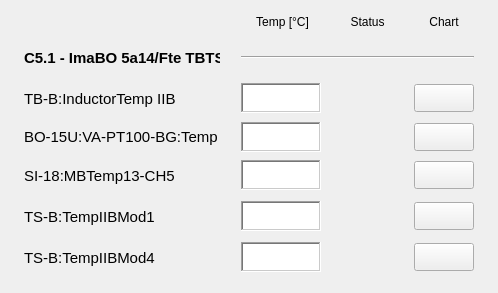
   <widget class="QWidget" name="scrollAreaWidgetContents_21">
    <property name="geometry">
     <rect>
      <x>0</x>
      <y>0</y>
      <width>498</width>
      <height>293</height>
     </rect>
    </property>
    <widget class="QWidget" name="layoutWidget_3">
     <property name="geometry">
      <rect>
       <x>9</x>
       <y>10</y>
       <width>481</width>
       <height>272</height>
      </rect>
     </property>
     <layout class="QGridLayout" name="gridLayout_6">
      <item row="0" column="1">
       <widget class="PyDMLabel" name="PyDMLabel_54">
        <property name="minimumSize">
         <size>
          <width>0</width>
          <height>24</height>
         </size>
        </property>
        <property name="maximumSize">
         <size>
          <width>16777215</width>
          <height>24</height>
         </size>
        </property>
        <property name="toolTip">
         <string/>
        </property>
        <property name="text">
         <string> Temp [°C]</string>
        </property>
        <property name="alignment">
         <set>Qt::AlignCenter</set>
        </property>
       </widget>
      </item>
      <item row="0" column="2">
       <widget class="PyDMLabel" name="PyDMLabel_58">
        <property name="toolTip">
         <string/>
        </property>
        <property name="text">
         <string>Status</string>
        </property>
        <property name="alignment">
         <set>Qt::AlignCenter</set>
        </property>
       </widget>
      </item>
      <item row="0" column="3">
       <widget class="PyDMLabel" name="PyDMLabel_125">
        <property name="toolTip">
         <string/>
        </property>
        <property name="text">
         <string>Chart</string>
        </property>
        <property name="alignment">
         <set>Qt::AlignCenter</set>
        </property>
       </widget>
      </item>
      <item row="1" column="0">
       <widget class="PyDMLabel" name="PyDMLabel_126">
        <property name="minimumSize">
         <size>
          <width>196</width>
          <height>35</height>
         </size>
        </property>
        <property name="maximumSize">
         <size>
          <width>160</width>
          <height>16777215</height>
         </size>
        </property>
        <property name="font">
         <font>
          <pointsize>11</pointsize>
          <weight>75</weight>
          <bold>true</bold>
         </font>
        </property>
        <property name="toolTip">
         <string/>
        </property>
        <property name="text">
         <string>C5.1 - ImaBO 5a14/Fte TBTS</string>
        </property>
       </widget>
      </item>
      <item row="1" column="1" colspan="3">
       <widget class="Line" name="line_14">
        <property name="sizeIncrement">
         <size>
          <width>0</width>
          <height>0</height>
         </size>
        </property>
        <property name="baseSize">
         <size>
          <width>0</width>
          <height>0</height>
         </size>
        </property>
        <property name="autoFillBackground">
         <bool>false</bool>
        </property>
        <property name="frameShadow">
         <enum>QFrame::Sunken</enum>
        </property>
        <property name="lineWidth">
         <number>1</number>
        </property>
        <property name="midLineWidth">
         <number>0</number>
        </property>
        <property name="orientation">
         <enum>Qt::Horizontal</enum>
        </property>
       </widget>
      </item>
      <item row="2" column="0">
       <widget class="PyDMLabel" name="PyDMLabel_127">
        <property name="minimumSize">
         <size>
          <width>172</width>
          <height>35</height>
         </size>
        </property>
        <property name="maximumSize">
         <size>
          <width>172</width>
          <height>16777215</height>
         </size>
        </property>
        <property name="font">
         <font>
          <pointsize>11</pointsize>
         </font>
        </property>
        <property name="toolTip">
         <string/>
        </property>
        <property name="text">
         <string>TB-B:InductorTemp IIB</string>
        </property>
       </widget>
      </item>
      <item row="2" column="1">
       <widget class="PyDMLabel" name="PyDMLabel_63">
        <property name="enabled">
         <bool>true</bool>
        </property>
        <property name="minimumSize">
         <size>
          <width>80</width>
          <height>30</height>
         </size>
        </property>
        <property name="maximumSize">
         <size>
          <width>80</width>
          <height>30</height>
         </size>
        </property>
        <property name="toolTip">
         <string/>
        </property>
        <property name="accessibleDescription">
         <string/>
        </property>
        <property name="layoutDirection">
         <enum>Qt::LeftToRight</enum>
        </property>
        <property name="autoFillBackground">
         <bool>false</bool>
        </property>
        <property name="styleSheet">
         <string notr="true">background-color: qlineargradient(spread:pad, x1:0, y1:0, x2:1, y2:1, stop:0 rgba(255, 255, 255, 255), stop:1 rgba(255, 255, 255, 255));</string>
        </property>
        <property name="frameShape">
         <enum>QFrame::WinPanel</enum>
        </property>
        <property name="frameShadow">
         <enum>QFrame::Sunken</enum>
        </property>
        <property name="alignment">
         <set>Qt::AlignRight|Qt::AlignTrailing|Qt::AlignVCenter</set>
        </property>
        <property name="precision" stdset="0">
         <number>2</number>
        </property>
        <property name="channel" stdset="0">
         <string>TB-Fam:PS-B:InductorTemperatureIIB-Mon</string>
        </property>
       </widget>
      </item>
      <item row="2" column="2">
       <widget class="QLed" name="ledinductoriib">
        <property name="enabled">
         <bool>true</bool>
        </property>
        <property name="sizePolicy">
         <sizepolicy hsizetype="Maximum" vsizetype="Maximum">
          <horstretch>0</horstretch>
          <verstretch>0</verstretch>
         </sizepolicy>
        </property>
        <property name="minimumSize">
         <size>
          <width>51</width>
          <height>35</height>
         </size>
        </property>
        <property name="maximumSize">
         <size>
          <width>51</width>
          <height>35</height>
         </size>
        </property>
        <property name="toolTip">
         <string/>
        </property>
        <property name="state">
         <bool>false</bool>
        </property>
        <property name="onColor">
         <color>
          <red>0</red>
          <green>140</green>
          <blue>0</blue>
         </color>
        </property>
        <property name="shape">
         <enum>QLed::Circle</enum>
        </property>
       </widget>
      </item>
      <item row="2" column="3">
       <widget class="PyDMPushButton" name="PyDMPushButton_61">
        <property name="minimumSize">
         <size>
          <width>60</width>
          <height>28</height>
         </size>
        </property>
        <property name="maximumSize">
         <size>
          <width>60</width>
          <height>28</height>
         </size>
        </property>
        <property name="toolTip">
         <string/>
        </property>
       </widget>
      </item>
      <item row="3" column="0">
       <widget class="PyDMLabel" name="PyDMLabel_65">
        <property name="minimumSize">
         <size>
          <width>195</width>
          <height>0</height>
         </size>
        </property>
        <property name="maximumSize">
         <size>
          <width>172</width>
          <height>16777215</height>
         </size>
        </property>
        <property name="font">
         <font>
          <pointsize>11</pointsize>
         </font>
        </property>
        <property name="toolTip">
         <string/>
        </property>
        <property name="text">
         <string>BO-15U:VA-PT100-BG:Temp</string>
        </property>
       </widget>
      </item>
      <item row="3" column="1">
       <widget class="PyDMLabel" name="PyDMLabel_128">
        <property name="enabled">
         <bool>true</bool>
        </property>
        <property name="minimumSize">
         <size>
          <width>80</width>
          <height>30</height>
         </size>
        </property>
        <property name="maximumSize">
         <size>
          <width>80</width>
          <height>30</height>
         </size>
        </property>
        <property name="toolTip">
         <string/>
        </property>
        <property name="accessibleDescription">
         <string/>
        </property>
        <property name="layoutDirection">
         <enum>Qt::LeftToRight</enum>
        </property>
        <property name="autoFillBackground">
         <bool>false</bool>
        </property>
        <property name="styleSheet">
         <string notr="true">background-color: qlineargradient(spread:pad, x1:0, y1:0, x2:1, y2:1, stop:0 rgba(255, 255, 255, 255), stop:1 rgba(255, 255, 255, 255));</string>
        </property>
        <property name="frameShape">
         <enum>QFrame::WinPanel</enum>
        </property>
        <property name="frameShadow">
         <enum>QFrame::Sunken</enum>
        </property>
        <property name="alignment">
         <set>Qt::AlignRight|Qt::AlignTrailing|Qt::AlignVCenter</set>
        </property>
        <property name="precision" stdset="0">
         <number>2</number>
        </property>
        <property name="precisionFromPV" stdset="0">
         <bool>false</bool>
        </property>
        <property name="channel" stdset="0">
         <string>BO-15U:VA-PT100-BG:Temp-Mon</string>
        </property>
       </widget>
      </item>
      <item row="3" column="3">
       <widget class="PyDMPushButton" name="PyDMPushButton_62">
        <property name="minimumSize">
         <size>
          <width>60</width>
          <height>28</height>
         </size>
        </property>
        <property name="maximumSize">
         <size>
          <width>60</width>
          <height>28</height>
         </size>
        </property>
        <property name="toolTip">
         <string/>
        </property>
       </widget>
      </item>
      <item row="4" column="0">
       <widget class="PyDMLabel" name="pv02raps01_7">
        <property name="minimumSize">
         <size>
          <width>172</width>
          <height>0</height>
         </size>
        </property>
        <property name="maximumSize">
         <size>
          <width>135</width>
          <height>16777215</height>
         </size>
        </property>
        <property name="font">
         <font>
          <pointsize>11</pointsize>
         </font>
        </property>
        <property name="toolTip">
         <string/>
        </property>
        <property name="text">
         <string>SI-18:MBTemp13-CH5</string>
        </property>
       </widget>
      </item>
      <item row="4" column="1">
       <widget class="PyDMLabel" name="PyDMLabel_129">
        <property name="enabled">
         <bool>true</bool>
        </property>
        <property name="minimumSize">
         <size>
          <width>80</width>
          <height>30</height>
         </size>
        </property>
        <property name="maximumSize">
         <size>
          <width>80</width>
          <height>30</height>
         </size>
        </property>
        <property name="toolTip">
         <string/>
        </property>
        <property name="accessibleDescription">
         <string/>
        </property>
        <property name="layoutDirection">
         <enum>Qt::LeftToRight</enum>
        </property>
        <property name="autoFillBackground">
         <bool>false</bool>
        </property>
        <property name="styleSheet">
         <string notr="true">background-color: qlineargradient(spread:pad, x1:0, y1:0, x2:1, y2:1, stop:0 rgba(255, 255, 255, 255), stop:1 rgba(255, 255, 255, 255));</string>
        </property>
        <property name="frameShape">
         <enum>QFrame::WinPanel</enum>
        </property>
        <property name="frameShadow">
         <enum>QFrame::Sunken</enum>
        </property>
        <property name="alignment">
         <set>Qt::AlignRight|Qt::AlignTrailing|Qt::AlignVCenter</set>
        </property>
        <property name="precision" stdset="0">
         <number>2</number>
        </property>
        <property name="precisionFromPV" stdset="0">
         <bool>false</bool>
        </property>
        <property name="channel" stdset="0">
         <string>SI-18-MBTemp-13-CH5</string>
        </property>
       </widget>
      </item>
      <item row="4" column="2">
       <widget class="QLed" name="ledsi18mbtemp">
        <property name="sizePolicy">
         <sizepolicy hsizetype="Maximum" vsizetype="Maximum">
          <horstretch>0</horstretch>
          <verstretch>0</verstretch>
         </sizepolicy>
        </property>
        <property name="minimumSize">
         <size>
          <width>51</width>
          <height>35</height>
         </size>
        </property>
        <property name="maximumSize">
         <size>
          <width>51</width>
          <height>35</height>
         </size>
        </property>
        <property name="toolTip">
         <string/>
        </property>
        <property name="state">
         <bool>false</bool>
        </property>
        <property name="onColor">
         <color>
          <red>0</red>
          <green>140</green>
          <blue>0</blue>
         </color>
        </property>
        <property name="shape">
         <enum>QLed::Circle</enum>
        </property>
       </widget>
      </item>
      <item row="4" column="3">
       <widget class="PyDMPushButton" name="PyDMPushButton_63">
        <property name="minimumSize">
         <size>
          <width>60</width>
          <height>28</height>
         </size>
        </property>
        <property name="maximumSize">
         <size>
          <width>60</width>
          <height>28</height>
         </size>
        </property>
        <property name="toolTip">
         <string/>
        </property>
       </widget>
      </item>
      <item row="5" column="0">
       <widget class="PyDMLabel" name="pv02raps02_7">
        <property name="minimumSize">
         <size>
          <width>172</width>
          <height>0</height>
         </size>
        </property>
        <property name="maximumSize">
         <size>
          <width>135</width>
          <height>16777215</height>
         </size>
        </property>
        <property name="font">
         <font>
          <pointsize>11</pointsize>
         </font>
        </property>
        <property name="toolTip">
         <string/>
        </property>
        <property name="text">
         <string>TS-B:TempIIBMod1</string>
        </property>
       </widget>
      </item>
      <item row="5" column="1">
       <widget class="PyDMLabel" name="PyDMLabel_67">
        <property name="enabled">
         <bool>true</bool>
        </property>
        <property name="minimumSize">
         <size>
          <width>80</width>
          <height>30</height>
         </size>
        </property>
        <property name="maximumSize">
         <size>
          <width>80</width>
          <height>30</height>
         </size>
        </property>
        <property name="toolTip">
         <string/>
        </property>
        <property name="accessibleDescription">
         <string/>
        </property>
        <property name="layoutDirection">
         <enum>Qt::LeftToRight</enum>
        </property>
        <property name="autoFillBackground">
         <bool>false</bool>
        </property>
        <property name="styleSheet">
         <string notr="true">background-color: qlineargradient(spread:pad, x1:0, y1:0, x2:1, y2:1, stop:0 rgba(255, 255, 255, 255), stop:1 rgba(255, 255, 255, 255));</string>
        </property>
        <property name="frameShape">
         <enum>QFrame::WinPanel</enum>
        </property>
        <property name="frameShadow">
         <enum>QFrame::Sunken</enum>
        </property>
        <property name="alignment">
         <set>Qt::AlignRight|Qt::AlignTrailing|Qt::AlignVCenter</set>
        </property>
        <property name="channel" stdset="0">
         <string>TS-Fam:PS-B:TemperatureIIBMod1-Mon</string>
        </property>
       </widget>
      </item>
      <item row="5" column="2">
       <widget class="QLed" name="ledtsbtempmod1">
        <property name="enabled">
         <bool>true</bool>
        </property>
        <property name="sizePolicy">
         <sizepolicy hsizetype="Maximum" vsizetype="Maximum">
          <horstretch>0</horstretch>
          <verstretch>0</verstretch>
         </sizepolicy>
        </property>
        <property name="minimumSize">
         <size>
          <width>51</width>
          <height>35</height>
         </size>
        </property>
        <property name="maximumSize">
         <size>
          <width>51</width>
          <height>35</height>
         </size>
        </property>
        <property name="toolTip">
         <string/>
        </property>
        <property name="state">
         <bool>false</bool>
        </property>
        <property name="onColor">
         <color>
          <red>0</red>
          <green>140</green>
          <blue>0</blue>
         </color>
        </property>
        <property name="shape">
         <enum>QLed::Circle</enum>
        </property>
       </widget>
      </item>
      <item row="5" column="3">
       <widget class="PyDMPushButton" name="PyDMPushButton_64">
        <property name="minimumSize">
         <size>
          <width>60</width>
          <height>28</height>
         </size>
        </property>
        <property name="maximumSize">
         <size>
          <width>60</width>
          <height>28</height>
         </size>
        </property>
        <property name="toolTip">
         <string/>
        </property>
       </widget>
      </item>
      <item row="6" column="0">
       <widget class="PyDMLabel" name="pv02raps02_8">
        <property name="minimumSize">
         <size>
          <width>172</width>
          <height>0</height>
         </size>
        </property>
        <property name="maximumSize">
         <size>
          <width>135</width>
          <height>16777215</height>
         </size>
        </property>
        <property name="font">
         <font>
          <pointsize>11</pointsize>
         </font>
        </property>
        <property name="toolTip">
         <string/>
        </property>
        <property name="text">
         <string>TS-B:TempIIBMod4</string>
        </property>
       </widget>
      </item>
      <item row="6" column="1">
       <widget class="PyDMLabel" name="PyDMLabel_72">
        <property name="enabled">
         <bool>true</bool>
        </property>
        <property name="minimumSize">
         <size>
          <width>80</width>
          <height>30</height>
         </size>
        </property>
        <property name="maximumSize">
         <size>
          <width>80</width>
          <height>30</height>
         </size>
        </property>
        <property name="toolTip">
         <string/>
        </property>
        <property name="accessibleDescription">
         <string/>
        </property>
        <property name="layoutDirection">
         <enum>Qt::LeftToRight</enum>
        </property>
        <property name="autoFillBackground">
         <bool>false</bool>
        </property>
        <property name="styleSheet">
         <string notr="true">background-color: qlineargradient(spread:pad, x1:0, y1:0, x2:1, y2:1, stop:0 rgba(255, 255, 255, 255), stop:1 rgba(255, 255, 255, 255));</string>
        </property>
        <property name="frameShape">
         <enum>QFrame::WinPanel</enum>
        </property>
        <property name="frameShadow">
         <enum>QFrame::Sunken</enum>
        </property>
        <property name="alignment">
         <set>Qt::AlignRight|Qt::AlignTrailing|Qt::AlignVCenter</set>
        </property>
        <property name="channel" stdset="0">
         <string>TS-Fam:PS-B:TemperatureIIBMod4-Mon</string>
        </property>
       </widget>
      </item>
      <item row="6" column="2">
       <widget class="QLed" name="ledtsbtempmod4">
        <property name="enabled">
         <bool>true</bool>
        </property>
        <property name="sizePolicy">
         <sizepolicy hsizetype="Maximum" vsizetype="Maximum">
          <horstretch>0</horstretch>
          <verstretch>0</verstretch>
         </sizepolicy>
        </property>
        <property name="minimumSize">
         <size>
          <width>51</width>
          <height>35</height>
         </size>
        </property>
        <property name="maximumSize">
         <size>
          <width>51</width>
          <height>35</height>
         </size>
        </property>
        <property name="toolTip">
         <string/>
        </property>
        <property name="state">
         <bool>false</bool>
        </property>
        <property name="onColor">
         <color>
          <red>0</red>
          <green>140</green>
          <blue>0</blue>
         </color>
        </property>
        <property name="shape">
         <enum>QLed::Circle</enum>
        </property>
       </widget>
      </item>
      <item row="6" column="3">
       <widget class="PyDMPushButton" name="PyDMPushButton_65">
        <property name="minimumSize">
         <size>
          <width>60</width>
          <height>28</height>
         </size>
        </property>
        <property name="maximumSize">
         <size>
          <width>60</width>
          <height>28</height>
         </size>
        </property>
        <property name="toolTip">
         <string/>
        </property>
       </widget>
      </item>
      <item row="3" column="2">
       <widget class="QLed" name="ledbo15vacpt100">
        <property name="toolTip">
         <string/>
        </property>
        <property name="onColor">
         <color>
          <red>0</red>
          <green>140</green>
          <blue>0</blue>
         </color>
        </property>
       </widget>
      </item>
     </layout>
    </widget>
   </widget>
